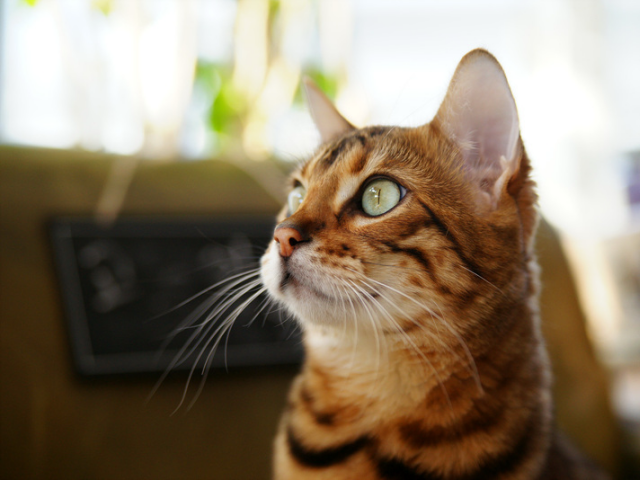
#> input picture python/02.05/cat.bmp, 640 x 480 px, found by its file name
$ python cvpractice10.py
#> lines starting #> are read from the running program, lines starting #| are printed output that depends on the picture
import cv2 as cv
import numpy as np
#import matplotlib.pyplot as plt

img = cv.imread("D:/python/02.05/cat.bmp", cv.IMREAD_UNCHANGED)
#> img is the input picture: shape (480, 640, 3); mean B, G, R 104.5, 125.6, 140.8
img = cv.resize(img,dsize=(0,0),fx=0.25,fy=0.25)
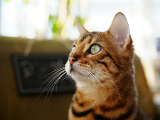
#> img: shape (120, 160, 3); mean B, G, R 104.7, 125.8, 140.9

def gamma(f,gamma=1.0):
#> called with gamma = 0.5
    f1 = f/255.0
    return np.uint8(255*(f1**gamma))
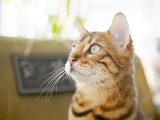
#> returned value: shape (120, 160, 3); mean of channels 0, 1, 2 141, 165.2, 179; drawn as B, G, R

gc = np.hstack((gamma(img,0.5),gamma(img,0.75), gamma(img, 1.0), gamma(img,2.0), gamma(img,3.0)))
#> call 2 of gamma, with gamma = 0.75
#> in gamma (call 2), `return np.uint8(255*(f1**gamma))`:
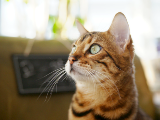
#> returned value: shape (120, 160, 3); mean of channels 0, 1, 2 118.4, 141.7, 156.8; drawn as B, G, R
#> call 4 of gamma, with gamma = 2
#> in gamma (call 4), `return np.uint8(255*(f1**gamma))`:
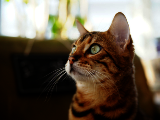
#> returned value: shape (120, 160, 3); mean of channels 0, 1, 2 79.3, 93, 104; drawn as B, G, R
#> in gamma (call 5), `return np.uint8(255*(f1**gamma))`:
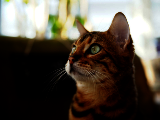
#> returned value: shape (120, 160, 3); mean of channels 0, 1, 2 69.5, 79.8, 86.7; drawn as B, G, R
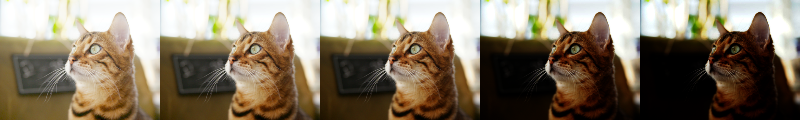
#> gc: shape (120, 800, 3); mean B, G, R 102.6, 121.1, 133.5

cv.imshow('gamma',gc)

cv.waitKey()
cv.destroyAllWindows()

$ run again, with python/02.05/dog.bmp copied over python/02.05/cat.bmp
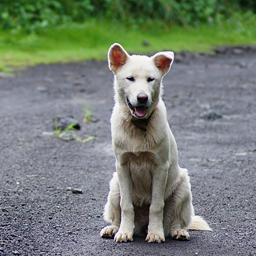
#> input picture python/02.05/dog.bmp, 256 x 256 px, found by its file name
#> img is the input picture: shape (256, 256, 3); mean B, G, R 117.5, 127.8, 118.4
#> img: shape (64, 64, 3)
#> in gamma (call 5), `return np.uint8(255*(f1**gamma))`:
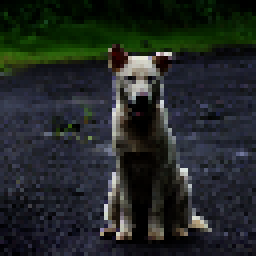
#> returned value: shape (64, 64, 3) (shown 4 times larger); mean of channels 0, 1, 2 38.3, 39.6, 34.2; drawn as B, G, R
#> `gc = np.hstack((gamma(img,0.5),gamma(img,0.75), gamma(img, 1.0), gamma..`:
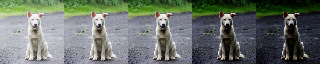
#> gc: shape (64, 320, 3); mean B, G, R 105.1, 112.8, 104.9

$ run again, with python/02.05/soccer.jpg saved as python/02.05/cat.bmp
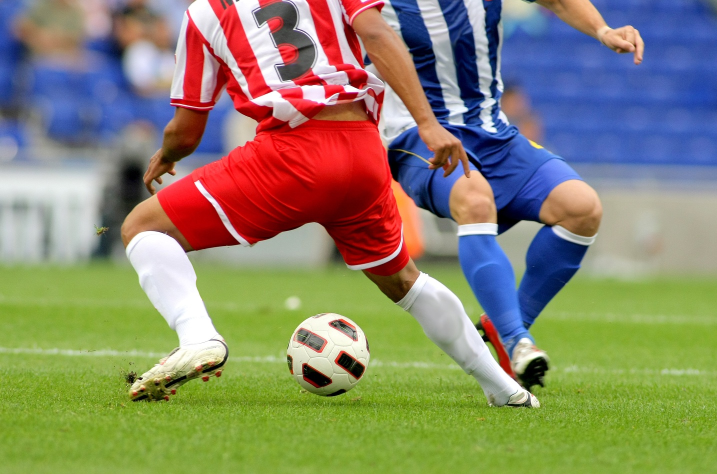
#> input picture python/02.05/soccer.jpg, 1434 x 948 px, found by its file name (shown at 1/2 size)
#> img is the input picture: shape (948, 1434, 3); mean B, G, R 107.2, 133.3, 136.9
#> img: shape (237, 358, 3)
#> in gamma (call 5), `return np.uint8(255*(f1**gamma))`:
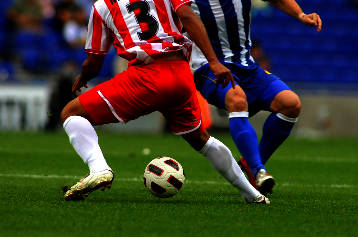
#> returned value: shape (237, 358, 3); mean of channels 0, 1, 2 42.9, 57.5, 60.9; drawn as B, G, R
#> `gc = np.hstack((gamma(img,0.5),gamma(img,0.75), gamma(img, 1.0), gamma..`:
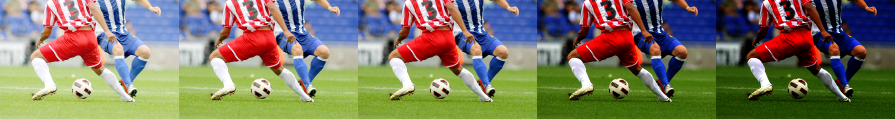
#> gc: shape (237, 1790, 3) (shown at 1/2 size); mean B, G, R 98.7, 120.3, 124.2
